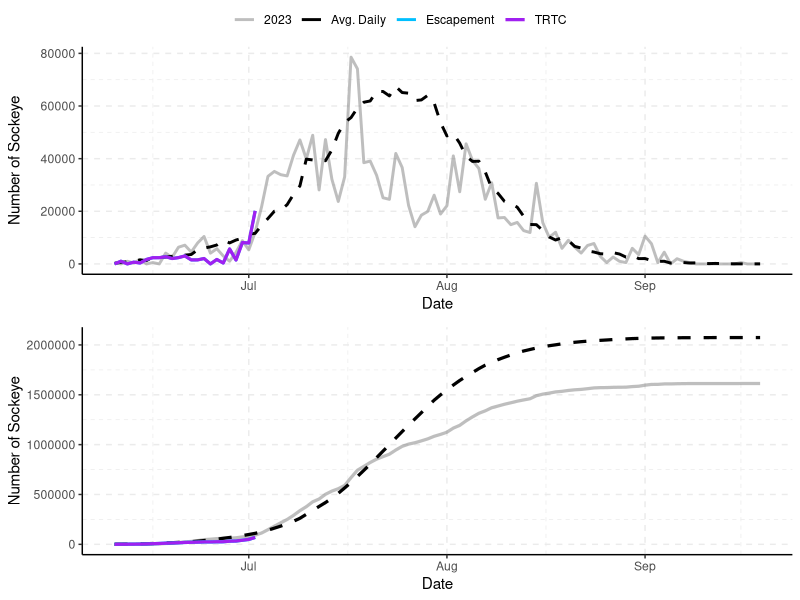
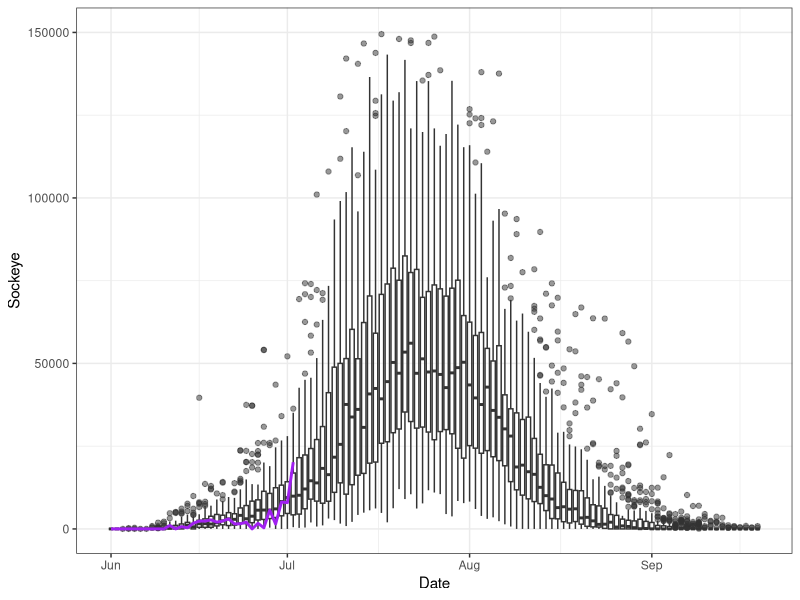
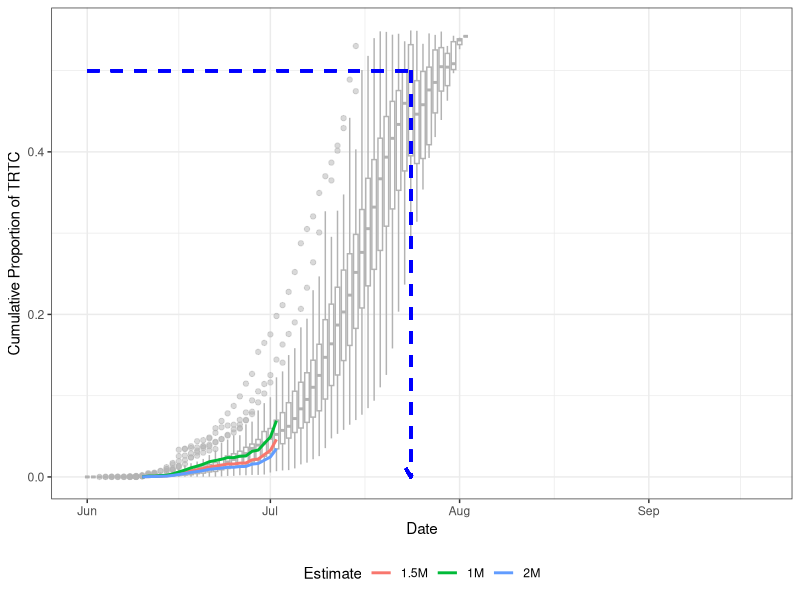
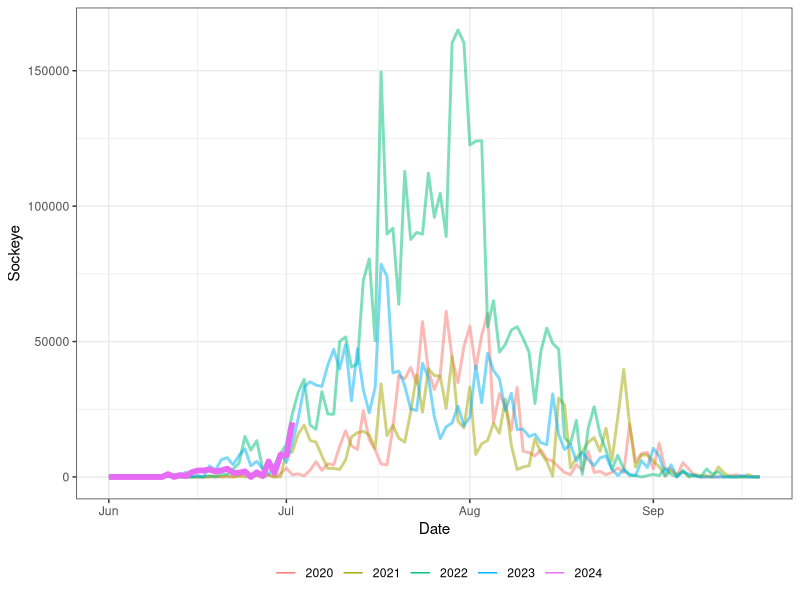
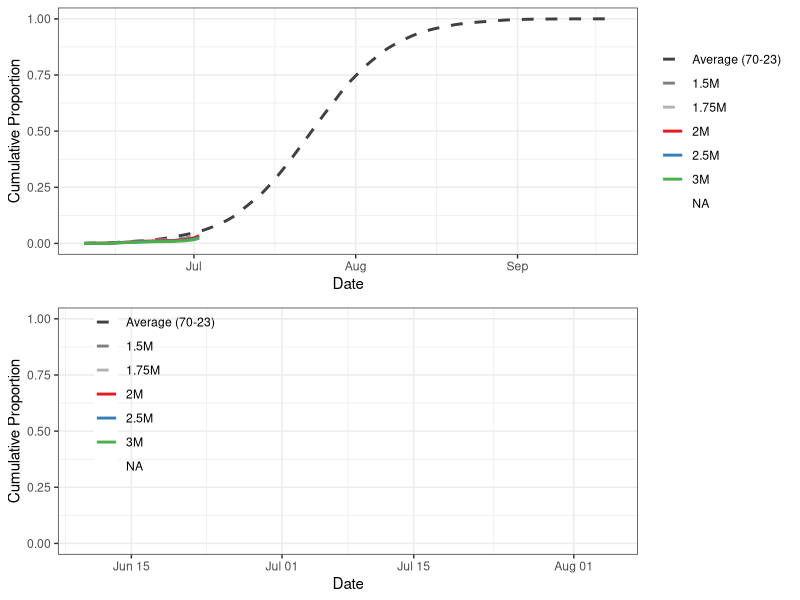
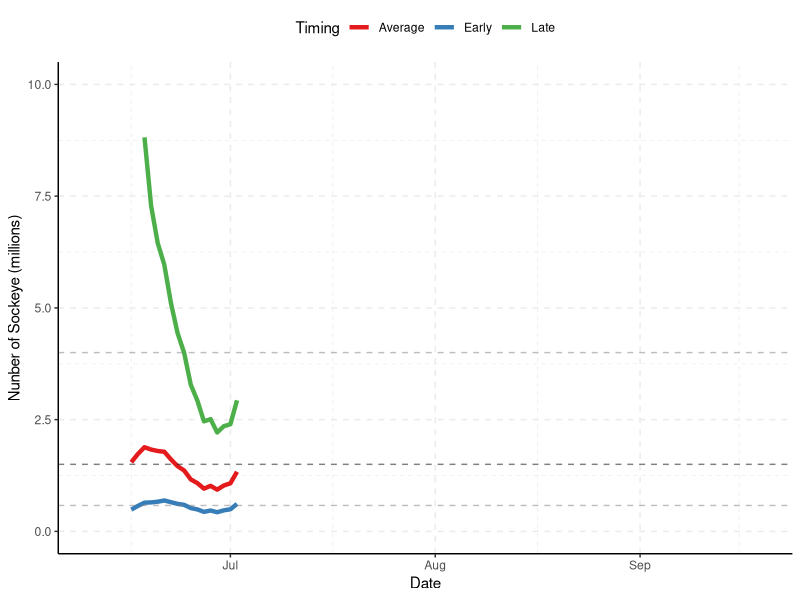
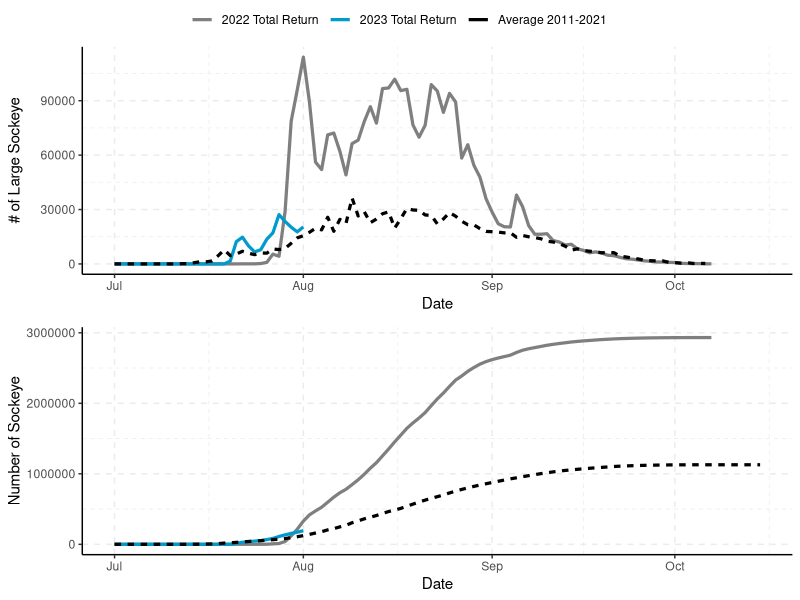
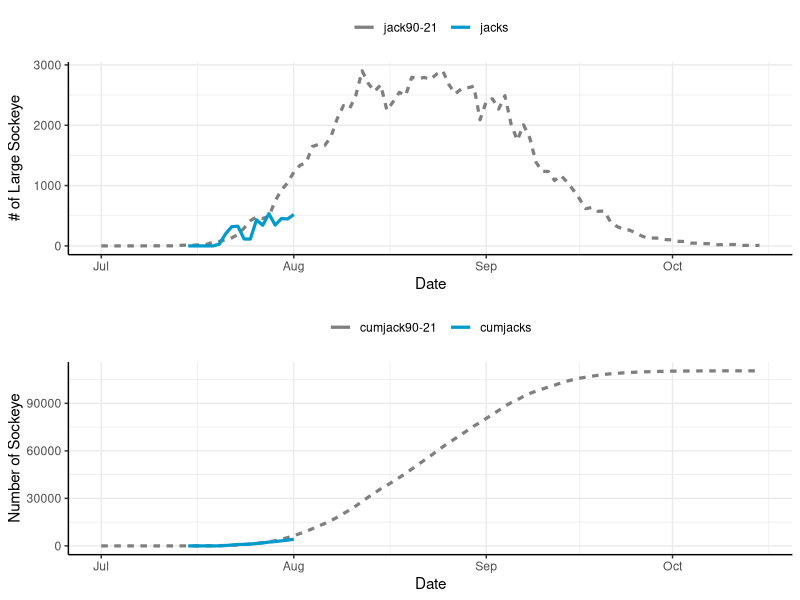

The R script that drew these images, in order:
## ---- chunk 1
library(tidyverse)
library(data.table)
library(readxl)
library(knitr)
library(ggpubr)
library(kableExtra)

options(scipen=10000)
## ---- chunk 2
data<-read_excel("data/tyee and catch and fence in-season updates 2024.xlsx",sheet="Tyee")
data$Date<-as.Date(data$Date)
## ---- chunk 3
tyee.day<-as.Date("2024-07-04")
tyee.date<-"July 4"
fence.day<-as.Date("2024-07-04")
fence.date<-"July 4"
## ---- chunk 4
i<-match(tyee.day,data$Date)

average<-data$average[i]

e<-data$cumtyee[i]
t<-data$cumtrtc[i]
c<-data$cumcatch[i]

avgper<-round(data$Runtiming[i],3)*100
earlyper<-round(data$Runtiming[i+7],3)*100
lateper<-round(data$Runtiming[i-7],3)*100

#stat2<-data.frame(`Cumulative to Date`=c("Escapement Past Tyee","TRTC (Escapement+Catch)","Catch (preliminary"),`Number of Sockeye`=c(e,t,c))
#kable(stat2,caption=paste0("Cumulative escapement, TRTC, and catch to ",todate,"."))

stat3<-data.frame(`Cumulative to Date`=c("Escapement Past Tyee","TRTC (Escapement+Catch)","Catch (preliminary)"),`Number of Sockeye`=c(e,t,c),
                  `Run Timing`=c("Average","One week early","One week late"),`Percent Through`=c(avgper,earlyper,lateper))

kable(stat3,caption=paste0("Cumulative escapement, TRTC, and catch to ",tyee.date,"."))

## ---- chunk 5
escandtrtcdaily<-data%>%select(Date,Escapement=esctyee,TRTC=`dailytrtc`,`Avg. Daily`=`average70-23`,"2023"=esc23)%>%
  pivot_longer(2:5,values_to="Number of Sockeye",names_to="Type")%>%
  mutate(lt=case_when(Type=="Escapement"|Type=="TRTC"~"2024",
                      Type=="Avg. Daily"~"Average",
                      Type=="2023"~"2023"))

t1<-ggplot(escandtrtcdaily,aes(x=Date,y=`Number of Sockeye`,color=Type,linetype=lt,size=Type,alpha=Type))+
  geom_line()+
  scale_size_manual(values=c(1,1,1,1.1))+
  scale_alpha_manual(values=c(.5,1,1,1))+
  scale_color_manual(values=c("grey50","black","deepskyblue1","purple"))+
  scale_linetype_manual(values=c("solid","solid","dashed"))+
  theme_classic()+
  grids(linetype = "dashed")+
  theme(legend.title = element_blank(),legend.position = "top")+
  guides(linetype="none")


escandtrtccum<-data%>%select(Date,Escapement=cumtyee,TRTC=cumtrtc,`Avg. Cumulative`=`cum70-23`,"2023"=cum23)%>%
  pivot_longer(2:5,values_to="Number of Sockeye",names_to="Type")%>%
  mutate(lt=case_when(Type=="Escapement"|Type=="TRTC"~"2024",
                      Type=="Avg. Cumulative"~"Average",
                      Type=="2023"~"2023"))

t2<-ggplot(escandtrtccum,aes(x=Date,y=`Number of Sockeye`,color=Type,linetype=lt,alpha=Type))+
  geom_line(linewidth=1.1)+
  scale_linetype_manual(values=c("solid","solid","dashed"))+
  scale_size_manual(values=c(1,1,1,1.1))+
  scale_alpha_manual(values=c(.5,1,1,1))+
  scale_color_manual(values=c("grey50","black","deepskyblue1","purple"))+
  theme_classic()+
  grids(linetype = "dashed")+
  theme(legend.title = element_blank(),legend.position = "top")+
  guides(linetype="none")
## ---- chunk 6
#| label: fig-plot
#| echo: false
#| results: asis
#| message: false
#| warning: false
#| fig-cap: "Daily (top) and cumulative (bottom) estimated escapement and TRTC (escapement + adjusted catch) at the Tyee test fishery versus the 1985-2023 average."
#| fig-height: 8

ggarrange(t1,t2,align="v",ncol=1,common.legend = TRUE)

## ---- chunk 7
#| label: fig-daily-boxplot
#| echo: false
#| message: false
#| warning: false
#| fig-cap: "Daily run through Tyee (uncorrected) from 1970-2023. 2024 run is shown in purple."
#| fig-height: 5

daily<-read_excel("data/tyee and catch and fence in-season updates 2024.xlsx",sheet="tyee daily")

gg.daily<-daily%>%
  pivot_longer("1970":"2024",names_to="Year",values_to="Sockeye")%>%
  mutate(Year=as.numeric(Year))

ggplot(gg.daily,aes(x=Date,y=Sockeye,group=Date))+
  geom_boxplot(fill="white",alpha=.5)+
      geom_line(data=gg.daily%>%filter(Year==2024),aes(x=Date,y=Sockeye,group=1),color="purple",linewidth=1)+
  ylim(0,150000)+
  theme_bw()
## ---- chunk 8
#| label: fig-daily-cumulative-boxplot
#| echo: false
#| message: false
#| warning: false
#| fig-cap: "Daily cumulative proportion of the sockeye run through Tyee (uncorrected) from 1970-2023. The 2024 run estimates are shown by the coloured lines. Each line represents the proportion through based on a final season estimate shown in the legend. For example, the red line is based on a final TRTC of 1.5M, with the line showing the cumulative number of sockeye through on each date / 1.5M. Until we have the true final TRTC, we will not be able to calculate the true cumulative proportion. This is done to give an idea of run-timing and whether the pre-season forecast is likely to be close to the in-season estimate. The blue dashed line indicates the long-term average 50% through date."
#| fig-height: 5

dailycum<-read_excel("data/tyee and catch and fence in-season updates 2024.xlsx",sheet="tyee pcum")

gg.daily.pcum<-dailycum%>%select("Date":"2023")%>%
  pivot_longer("1970":"2023",names_to="Year",values_to="Sockeye")%>%
  mutate(Year=as.numeric(Year))

data2<-data.frame(date=data$Date,cumtrtc=data$cumtyee)%>%
  mutate(`1M`=cumtrtc/1000000,
         `1.5M`=cumtrtc/1500000,
         `2M`=cumtrtc/2000000)%>%
  pivot_longer(`1M`:`2M`,names_to="estimate",values_to="p")%>%
  select(-cumtrtc)


ggplot(gg.daily.pcum,aes(x=Date,y=Sockeye,group=Date))+
  geom_boxplot(fill="white",color="grey70",alpha=.5)+
    geom_line(data=data2,aes(x=as.POSIXct(date),y=p,color=estimate,group=estimate),linewidth=1,linewidth=1)+
    geom_segment(aes(x=as.POSIXct("2024-06-01"),y=.5,xend=as.POSIXct("2024-07-24"),yend=.5),color="blue",linewidth=1,linetype="dashed")+
  geom_segment(aes(x=as.POSIXct("2024-07-24"),y=.5,xend=as.POSIXct("2024-07-24"),yend=0),color="blue",arrow = arrow(length=unit(.25, 'cm')),linewidth=1,linetype="dashed")+
  #ylim(0,150000)+
    theme_bw()+
  ylim(0,.55)+
  labs(color="Estimate",y="Cumulative Proportion of TRTC")+
  theme(legend.position = "bottom")

## ---- chunk 9
#| label: fig-tyee2
#| echo: false
#| warning: false
#| message: false
#| fig-cap: "Daily run through Tyee (uncorrected) since 2020. 2024 run is shown in purple."
#| fig-height: 5

gg.daily2<-gg.daily%>%filter(Year>=2020)%>%
  mutate(per=ifelse(Year==2024,"current","past"))

ggplot(gg.daily2,aes(x=Date,y=Sockeye,color=factor(Year),linewidth=per,alpha=per))+
  geom_line()+
  scale_linewidth_manual(values=c(2,1))+
  scale_alpha_manual(values=c(1,.5))+
  theme_bw()+
  guides(alpha="none",linewidth="none")+
  labs(color="")+
  theme(legend.position = "bottom")


## ---- chunk 10
#| label: fig-cumu
#| include: false
#| echo: false
#| message: false
#| warning: false
#| fig-cap: "Cumulative estimated daily proportion of TRTC based on 1985-2021 average."
#| fig-height: 8

i<-match(tyee.day,data$Date)

early<-data$early[i]
average<-data$average[i]
late<-data$late[i]

names(data)

pcum<-data%>%select(Date,cumtrtc,"Average (70-23)"=`pcum70-23`)%>%
  mutate(`1.5M`=cumtrtc/1500000,
         `1.75M`=cumtrtc/1750000,
         `2M`=cumtrtc/2000000,
         `2.5M`=cumtrtc/2500000,
         `3M`=cumtrtc/3000000,
         "Early (70-23)"=lead(`Average (70-23)`,7),
         "Late (70-23)"=lag(`Average (70-23)`,7))%>%
  select(-cumtrtc)%>%
  pivot_longer(2:9,names_to="Type",values_to="cp")%>%
  mutate(Type=factor(Type,levels=c("Early (85-21)","Average (70-23)", "Late (85-21)"
                                   ,"1.5M","1.75M","2M","2.5M","3M")))

cols<-RColorBrewer::brewer.pal(5, "Set1")

g1<-ggplot(pcum,aes(x=Date,y=cp,color=Type,linetype=Type))+
  geom_line(size=1)+
  scale_colour_manual(values=c("grey25","grey50","grey70",cols))+
  scale_linetype_manual(values=c("dashed","dashed","dashed","solid","solid","solid","solid","solid"))+
  theme_bw()+
  labs(y="Cumulative Proportion")+
  theme(legend.title=element_blank(),legend.background = element_blank())

g2<-ggplot(pcum,aes(x=Date,y=cp,color=Type,linetype=Type))+
  geom_line(size=1)+
  scale_colour_manual(values=c("grey25","grey50","grey70",cols))+
  scale_linetype_manual(values=c("dashed","dashed","dashed","solid","solid","solid","solid","solid"))+
  theme_bw()+
  labs(y="Cumulative Proportion")+
  theme(legend.title=element_blank(),legend.position=c(.17,.65),legend.background = element_blank())+
  ylim(0,1)+
  xlim(as.Date("2023-06-10"),as.Date("2023-08-05"))

ggarrange(g1,g2,align="v",ncol=1)

## ---- chunk 11
#| label: fig-table
#| echo: false
#| results: asis

i<-match(tyee.day,data$Date)

early<-round(data$early[i],0)
average<-round(data$average[i],0)
late<-round(data$late[i],0)

stat1<-data.frame(`Run-Timing`=c("Early","Average","Late"),`Forecasted Final Run Size`=c(early,average,late))

kable(stat1,caption="Forecasted sockeye final TRTC based on 1 week early, average and 1 week late run-timing.")

## ---- chunk 12
#| label: fig-fore
#| echo: false
#| warning: false
#| fig-cap: "Forecasted final TRTC of Skeena sockeye based on the simple scalar run-timing model. The dashed horizontal lines show the median p50 value of the pre-season forecast (black), and the 90% confidence intervals (grey)."
#| fig-height: 4

tyeemodel<-data%>%select(Date,Early=early,Average=average,Late=late)%>%
  pivot_longer(2:4,values_to="Number of Sockeye",names_to="Timing")

ggplot(tyeemodel,aes(x=Date,y=`Number of Sockeye`/10^6,color=Timing))+
  geom_line(size=1.5)+
  labs(y="Nunber of Sockeye (millions)")+
  scale_color_brewer(palette="Set1")+
  theme_classic()+
  ylim(0,10)+
  geom_hline(yintercept=.580,linetype="dashed",alpha=.5,color="grey50")+
  geom_hline(yintercept=1.5,linetype="dashed",alpha=.5,color="black")+
  geom_hline(yintercept=4,linetype="dashed",alpha=.5,color="grey50")+
  grids(linetype = "dashed")+
  theme(legend.position = "top")
## ---- chunk 13
#| echo: false
#| results: asis
#| include: false

fence<-read_excel("data/tyee and catch and fence in-season updates 2023.xlsx",sheet="Babine")
fence$Date<-as.Date(fence$Date)
## ---- chunk 14
#| label: fig-table2
#| echo: false
#| results: asis
#| include: false

i<-match(fence.day,fence$Date)

totalrun<-fence$cumrun[i]
cumjacks<-fence$cumjacks[i]

stat2<-data.frame(`Babine Fence`=c("Large Sockeye","Jacks"),`Total Run`=c(totalrun,cumjacks))

kable(stat2,caption=paste0("Cumulative large sockeye and jacks to Babine River fence to ",fence.date,".")) %>% kable_styling(latex_options = "HOLD_position")

## ---- chunk 15
#| echo: false
#| warning: false
#| include: false

fencedaily<-fence%>%select(Date,`2023 Total Return`=totalrun,`2022 Total Return`=dailyTR.2022,`Average 2011-2021`=`avg11-21`)%>%
  pivot_longer(2:4,values_to="Number of Sockeye",names_to="Type")%>%
  mutate(lt=case_when(Type=="2022 Total Return"|Type=="2023 Total Return"~"Annual",
                      Type=="Average 2011-2021"~"Average"))

b1<-ggplot(fencedaily,aes(x=Date,y=`Number of Sockeye`,color=Type,linetype=lt))+
  geom_line(size=1.1)+
  scale_color_manual(values=c("grey50","deepskyblue3","black"))+
  theme_classic()+
  grids(linetype = "dashed")+
  theme(legend.title = element_blank(),legend.position = "top")+
  guides(linetype="none")+
  labs(y="# of Large Sockeye")

fencecum<-fence%>%select(Date,`2023 Total Return`=cumrun,`Average 2011-2021`=`cumavg11-21`,`2022 Total Return`=cumTR.2022)%>%
  pivot_longer(2:4,values_to="Number of Sockeye",names_to="Type")%>%
  mutate(lt=case_when(Type=="2022 Total Return"|Type=="2023 Total Return"~"Annual",
                      Type=="Average 2011-2021"~"Average"))

b2<-ggplot(fencecum,aes(x=Date,y=`Number of Sockeye`,color=Type,linetype=lt))+
  geom_line(size=1.1)+
  scale_color_manual(values=c("grey50","deepskyblue3","black"))+
  theme_classic()+
  grids(linetype = "dashed")+
  theme(legend.title = element_blank(),legend.position = "top")+
  guides(linetype="none")

## ---- chunk 16
#| label: fig-babine
#| echo: false
#| warning: false
#| fig-cap: "Top panel: Total run to Babine fence for 2023 compared to 2022 (recent highest year) and the average from 2011-2021. Bottom panel: Cumulative estimated run to the Babine fence for 2023 and the average from 2011-2021."
#| include: false
#| fig-height: 5.5

ggarrange(b1,b2,ncol=1,align="v",common.legend = TRUE)

## ---- chunk 17
#| echo: false
#| warning: false
#| include: false

fencejacks<-fence%>%select(Date,jacks=dailytotaljacks,`jack90-21`)%>%
  pivot_longer(2:3,values_to="Number of Sockeye",names_to="Type")%>%
  mutate(lt=case_when(Type=="jacks"~"Annual",
                      Type=="jack90-21"~"Average"))

j1<-ggplot(fencejacks,aes(x=Date,y=`Number of Sockeye`,color=Type,linetype=lt))+
  geom_line(size=1.1)+
  scale_color_manual(values=c("grey50","deepskyblue3","black"))+
  theme_classic()+grids()+
  theme(legend.title = element_blank(),legend.position = "top")+
  guides(linetype="none")+
  labs(y="# of Large Sockeye")

jackscum<-fence%>%select(Date,cumjacks,`cumjack90-21`)%>%
  pivot_longer(2:3,values_to="Number of Sockeye",names_to="Type")%>%
  mutate(lt=case_when(Type=="cumjacks"~"Annual",
                      Type=="cumjack90-21"~"Average"))

j2<-ggplot(jackscum,aes(x=Date,y=`Number of Sockeye`,color=Type,linetype=lt))+
  geom_line(size=1.1)+
  scale_color_manual(values=c("grey50","deepskyblue3","black"))+
  theme_classic()+grids()+
  theme(legend.title = element_blank(),legend.position = "top")+
  guides(linetype="none")

## ---- chunk 18
#| label: fig-cumu_bab
#| echo: false
#| warning: false
#| fig-cap: "Daily (top) and cumulative (bottom) estimated total run of sockeye jacks in 2023 at the Babine Fence versus the 1990-2021 average."
#| include: false
#| fig-height: 6

ggarrange(j1,j2,align="v",ncol=1)

## ---- chunk 19
#| label: fig-diff
#| echo: false
#| fig-cap: "Estimated difference in sockeye between escapement past Tyee and the Babine Fence based on 3 week migration timing, 10% non-Babine stocks, and in-river FSC and demo catch to date. The solid blue line is the escapement past Tyee, the dotted green line is the expected run at the Babine fence, the solid black line is the actual total run at the fence, and the red line is the difference between the black line and green line (fence run - expected run)."
#| include: false
#| fig-height: 6

#Explanation for figure
#This comparison aims to provide a coarse idea on the catchability at Tyee. #The red line in the figure below shows the difference between the escapement #past Tyee and the total run being counted at the Babine Fence, based on some #assumptions. These assumptions include 3 week migration timing, 10% #non-Babine stock composition and a rough estimate of in-river FSC and demo #harvest to date between Tyee and Babine. In 2023 some sockeye were missed #due to the delay from wildfire evacuations, however DFO and LBN staff #indicate that no sockeye were visible below the fence when it was evacuated, #and therefore the number of sockeye missed was probably fairly low. #Additional analysis will be required to provide an estimate of the number of #missed sockeye.

pernonbabine<-.1

ty<-data%>%select(Date, Observed.Tyee=cumtyee)
fe<-fence%>%select(Date,Actual.Fence=cumrun)

inrivercatch<-read_excel("data/tyee and catch and fence in-season updates 2023.xlsx",sheet="inriver catch")
inrivercatch$Date<-as.Date(inrivercatch$Date)

ca<-inrivercatch%>%select(Date,inriver.harvest)

comp<-merge(ty,fe,all=TRUE)%>%merge(ca,all=TRUE)%>%
  mutate(Expected.Babine=lag((1-pernonbabine)*Observed.Tyee,21),
         `Difference @ 3 Weeks`=Actual.Fence-Expected.Babine-inriver.harvest)%>%
  select(-inriver.harvest)%>%
  pivot_longer(2:5,names_to="Count",values_to="Fish")

ggplot(comp,aes(x=Date,y=Fish,color=Count,size=Count,linetype=Count))+
  geom_line()+
  theme_classic()+grids()+
  scale_colour_manual(values=c("black","red","seagreen4","blue"))+
  scale_linetype_manual(values=c("solid","solid","dashed","solid"))+
  scale_size_manual(values=c(2,1,1,1.5))+
  theme(legend.position="top")+
  labs(y="Number of Large Sockeye")+
  ylim(-250000,1500000)

## ---- chunk 20
#| echo: false
#| warning: false
#| include: false

hcr<-data.frame(TRTC=c(0,1050000,2000000,4000000,5000000),
                HR=c(0,0,.2,.4,.4))

p1<-ggplot(hcr,aes(x=TRTC/10^6,y=HR))+
  geom_line(size=1.1)+
  geom_vline(xintercept=average/10^6,linetype="dashed",col="#E41A1C")+
  geom_vline(xintercept=late/10^6,linetype="dashed",col="#4DAF4A")+
  geom_vline(xintercept=early/10^6,linetype="dashed",col="#377EB8")+
  theme_bw()+
  ylim(0,1)+
  labs(y="Canadian Harvest Rate",x="Skeena sockeye return to Canada (millions)")

data<-data%>%rowwise()%>%mutate("TAC-average"=case_when(average<1050000~0,
                          average>=1050000&average<2000000~((average-1050000)/(2000000-1050000)*(.2-.0)+0)*average,
                          average>=2000000&average<4000000~((average-2000000)/(4000000-2000000)*(.4-.2)+.2)*average,
                          average>=4000000~.4*average),
                          "TAC-late"=case_when(late<1050000~0,
                          late>=1050000&late<2000000~((late-1050000)/(2000000-1050000)*(.2-.0)+0)*late,
                          late>=2000000&late<4000000~((late-2000000)/(4000000-2000000)*(.4-.2)+.2)*late,
                          late>=4000000~.4*late),
                          "TAC-early"=case_when(early<1050000~0,
                          early>=1050000&early<2000000~((early-1050000)/(2000000-1050000)*(.2-.0)+0)*early,
                          early>=2000000&early<4000000~((early-2000000)/(4000000-2000000)*(.4-.2)+.2)*early,
                          early>=4000000~.4*early))

ggcatch<-data%>%select(Date,`Cumulative Catch 2023`=cumcatch,
                       `TAC-average`,`TAC-early`,`TAC-late`)%>%
  pivot_longer(2:5,names_to="Catch Type",values_to="Catch")%>%
  filter(Date>"2023-07-01"&Date<"2023-08-15")


p2<-ggplot(ggcatch,aes(x=Date,y=Catch,color=`Catch Type`,size=`Catch Type`,linetype=`Catch Type`))+
  geom_line(size=1.1)+
  scale_color_manual(values=c("black","#E41A1C","#377EB8","#4DAF4A"))+
  scale_size_manual(values=c(2,1,1,1))+
  scale_linetype_manual(values=c("solid","dashed","dashed","dashed"))+
  theme_bw()+
  labs(y="Number of Sockeye")+
  theme(legend.position="top")

catch<-data%>%select(Date,Gillnet=gncatch,Seine=sncatch)%>%
  pivot_longer(2:3,names_to="Gear",values_to="Catch")%>%
    filter(Date>"2023-07-01"&Date<"2023-08-15")

p3<-ggplot(catch,aes(x=Date,y=Catch,fill=Gear))+
  geom_col()+
  scale_fill_brewer(palette="Set1")+
  theme_bw()+
  theme(legend.position="top")

cpue<-data%>%select(Date,gncatch,sncatch,gneffort,sneffort)%>%
  mutate(Gillnet=gncatch/gneffort,Seine=sncatch/sneffort)%>%
  select(Date,Gillnet,Seine)%>%
  pivot_longer(2:3,names_to="Gear",values_to="CPUE")%>%
  filter(Date>"2023-07-01"&Date<"2023-08-15")

p4<-ggplot(cpue,aes(x=Date,y=CPUE,color=Gear))+
  geom_line()+geom_point()+
  scale_color_brewer(palette="Set1")+
  theme_bw()+
  theme(legend.position = "top")+
  labs(y="Sockeye CPUE")+
  expand_limits(y=0)

## ---- chunk 21
#| label: kitwanga
#| echo: false
#| warning: false
#| include: false
## ---- chunk 22
#| label: fig-skeena
#| echo: false
#| warning: false
#| fig-cap: "Top panel: The Skeena sockeye harvest control rule based on TRTC. Bottom panel: Cumulative Area 4 gillnet and seine sockeye catch versus daily estimates of TAC based on early (blue), average (red), and late (green) run-timing from the in-season TRTC model."
#| include: false
#| fig-height: 6

ggarrange(p1,p2,ncol=1,align="v")

## ---- chunk 23
#| label: fig-gill
#| echo: false
#| warning: false
#| fig-cap: "Top panel: Area 4 gillnet and seine sockeye catch. Bottom panel: CPUE of gillnet and seine based on daily catch/daily effort. Note that some values are preliminary."
#| include: false
#| fig-height: 6

ggarrange(p3,p4,ncol=1,align="v")
## ---- chunk 24
#| label: fig-demo
#| echo: false
#| warning: false
#| fig-cap: "Catches of sockeye in First Nations Area 4 demo fisheries."
#| include: false
#| fig-height: 4

demo.data<-read_excel("data/tyee and catch and fence in-season updates 2023.xlsx",sheet="demo catches")
demo.data$date<-as.Date(demo.data$date)

demo.totals<-demo.data%>%group_by(Nation=nation)%>%summarise("Total Demo Sockeye Catch"=sum(pieces))

total.demo.catch=sum(demo.totals$`Total Demo Sockeye Catch`)

total.row<-tibble(Nation="Total","Total Demo Sockeye Catch"=total.demo.catch)

demo.table<-rbind(demo.totals,total.row)

kable(demo.table,caption="Total Area 4 First Nations demo catches of sockeye.")%>%
  row_spec(3,hline_after=T) %>% kable_styling(latex_options = "HOLD_position")

ggplot(demo.data,aes(x=date,y=pieces,fill=nation))+
  geom_col()+
  labs(y="Number of Sockeye",x="Date",fill="Nation")+
  theme_bw()+
  xlim(c(as.Date("2023-07-01"),as.Date("2023-09-01")))


## ---- chunk 25
#| label: fig-other
#| echo: false
#| message: false
#| warning: false
#| fig-cap: "Number of other species caught and released (coho, chinook, chum and steelhead), or kept (pinks)."
#| include: false
#| fig-height: 7

othercatch<-read_excel("data/tyee and catch and fence in-season updates 2023.xlsx",sheet="gncatch")

#oc2<-othercatch%>%pivot_longer(4:10,names_to="Species",values_to="Catch")%>%
#  mutate(cpue=Catch/effort)%>%
#  filter(Date>as.Date("2023-07-05")&Date<as.Date("2023-08-10"))%>%
#  mutate(type=ifelse(Species%in%c("Chinook (Released)","Chum (Released)","Steelhead (Released)","Coho (Released)"),"Released","Kept"))%>%
#  mutate(sp=case_when(Species=="Chinook (Released)"~"Chinook",
#                      Species=="Coho (Released)"~"Coho",
#                      Species=="Pink (Kept)"~"Pink Kept",
#                      Species=="Pink (Released)"~"Pink Rel",
#                      Species=="Chum (Released)"~"Chum",
#                      Species=="Steelhead (Released)"~"Steelhead",
#                      Species=="Sockeye (Kept)"~"Sockeye"))

oc2<-othercatch%>%pivot_longer(4:10,names_to="Species",values_to="Catch")%>%
  mutate(cpue=Catch/effort)%>%
  filter(Date>as.Date("2023-07-05")&Date<as.Date("2023-08-10"))%>%
  mutate(type=ifelse(Species%in%c("Chinook (Released)","Chum (Released)","Steelhead (Released)","Coho (Released)"),"Released","Kept"))%>%
  mutate(sp=case_when(Species=="Chinook (Released)"~"Chinook",
                      Species=="Coho (Released)"~"Coho",
                      Species=="Pink (Kept)"~"Pink",
                      Species=="Pink (Released)"~"Pink",
                      Species=="Chum (Released)"~"Chum",
                      Species=="Steelhead (Released)"~"Steelhead",
                      Species=="Sockeye (Kept)"~"Sockeye"),
         dis=case_when(Species=="Chinook (Released)"~"Released",
                      Species=="Coho (Released)"~"Released",
                      Species=="Pink (Kept)"~"Kept",
                      Species=="Pink (Released)"~"Released",
                      Species=="Chum (Released)"~"Released",
                      Species=="Steelhead (Released)"~"Released",
                      Species=="Sockeye (Kept)"~"Kept"))

#ggplot(oc2,aes(x=Date,y=Catch,color=gear))+
#  geom_line()+geom_point()+
#  theme_classic()+
#  grids()+
#  facet_wrap(~Species,ncol=2,scales="free_y")+
#  theme(legend.position="top")+
#  expand_limits(y=0)

ggplot(oc2,aes(x=Date,y=Catch,color=gear))+
  geom_line()+geom_point()+
  theme_bw()+
  grids()+
  #facet_wrap(~Species,ncol=2,scales="free_y")+
  facet_grid(sp~dis,scales="free_y")+
  theme(legend.position="top")+
  expand_limits(y=0)

## ---- chunk 26
#| label: fig-other_cpue
#| echo: false
#| message: false
#| warning: false
#| fig-cap: "CPUE of other species caught and released (coho, chinook, chum and steelhead), or kept (pinks) by gillnets."
#| include: false
#| fig-height: 7

gncpue<-oc2%>%filter(gear=="gillnet")

ggplot(gncpue,aes(x=Date,y=cpue))+
  geom_line()+geom_point()+
  theme_bw()+
  grids()+
  #facet_wrap(~Species,ncol=2,scales="free_y")+
  facet_grid(sp~dis,scales="free_y")+
  theme(legend.position="top")
## ---- chunk 27
#| label: fig-seine
#| echo: false
#| message: false
#| warning: false
#| fig-cap: "CPUE of other species caught and released (coho, chinook, chum and steelhead), or kept (pinks) by seines."
#| include: false
#| fig-height: 7

sncpue<-oc2%>%filter(gear=="seine")

ggplot(sncpue,aes(x=Date,y=cpue))+
  geom_line()+geom_point()+
  theme_bw()+
  grids()+
  #facet_wrap(~Species,ncol=2,scales="free_y")+
  facet_grid(sp~dis,scales="free_y")+
  theme(legend.position="top")
## ---- chunk 28
#| label: fig-area4
#| echo: false
#| message: false
#| warning: false
#| fig-cap: "Total catch of other species caught and kept or released (coho, pinks, chinook, chum and steelhead) by gillnets and seines in the marine Area 4 commercial fishery."
#| include: false
#| fig-height: 6

oc.total<-oc2%>%group_by(gear,Species=sp,dis)%>%summarise(total=sum(Catch,na.rm=TRUE))

oc.table<-oc.total%>%pivot_wider(names_from=c("gear","dis"),values_from="total")%>%replace(is.na(.),0)

kable(oc.table,caption=paste0("Total catch of coho, chum, chinook, pink and steelhead in the commercial gillent and seine fisheries to ",tyee.date,"."))

ggplot(oc.total,aes(x=Species,y=total,fill=gear))+
  geom_col()+
  scale_color_brewer(palette="Set1")+
  #geom_text(aes(label=total),vjust=-.3,color="black")+
  facet_wrap(~dis,ncol=1,scales="free_y")+
  theme_bw()+
  labs(y="Total Catch",x="Species")+
  scale_y_continuous(expand=c(.1,0))+
  theme(strip.background = element_blank())

## ---- chunk 29
#| echo: false
#| include: false
#| warning: false
#| message: false

rt<-read_excel("data/rt karl.xlsx",sheet="Sheet1")

n=10000

rtm<-data.frame()

for (i in 1:nrow(rt)){
  u<-rt$MeanJulian[i]
  sd<-rt$SD[i]
  
  g<-data.frame(stock=rt$Stock[i],dev=rnorm(n,rt$MeanJulian[i],rt$SD[i]))
  rtm<-rbind(rtm,g)
  
}

#as.numeric(format(as.Date("2022-08-07"), "%j"))

days<-format(seq(as.Date("2022-06-01"),as.Date("2022-09-15"),10),"%b-%d")

rtm2<-rtm%>%filter(dev>=152&dev<=258)%>%group_by(stock)%>%mutate(u=mean(dev))

## ---- chunk 30
#| label: fig-boxp
#| echo: false
#| fig-cap: "Boxplots of stock specific run-timing through Tyee. Based on 2000-2014 data provided by Karl English from updated NBRR work. The filled area of the box represents 50% of the run."
#| warning: false
#| message: false
#| fig-height: 8

ggplot(rtm2,aes(x=dev,y=reorder(stock,dev,FUN=median),fill=stock))+
  geom_boxplot()+
  theme_classic()+grids()+
  scale_y_discrete(limits=rev)+
  guides(fill="none")+
  labs(y="Stock",x="Date",title="Stock run-timing at Tyee based on 2000-2014 GSI",subtitle="NBRR data provided by Karl English July 2022")+
 scale_x_continuous(breaks=seq(152,258,10),labels=days)+
  theme(axis.text.x = element_text(angle=90))

## ---- chunk 31
#| label: fig-hist
#| echo: false
#| fig-cap: "Histograms of stock specific run-timing through Tyee. Based on 2000-2014 data provided by Karl English from updated NBRR work."
#| warning: false
#| message: false
#| fig-height: 8

ggplot(rtm2,aes(x=dev))+
  geom_histogram(aes(fill=stock),binwidth = 5,alpha=.3)+
  facet_grid(reorder(stock,dev,FUN=median)~.,scales="free_y",switch="y")+
  theme_classic()+grids()+
  theme(strip.text.y.left = element_text(angle=0,size=8),
        strip.placement="outside",
        axis.text.y=element_blank(),
        axis.ticks.y=element_blank(),
        strip.background = element_blank(),
        axis.text.x = element_text(angle=90))+
  labs(y="Stock",x="Date",title="Stock run-timing at Tyee based on 2000-2014 GSI",subtitle="NBRR data provided by Karl English July 2022")+
  geom_vline(aes(xintercept=u,color=stock), size=1,alpha=.5)+
  scale_x_continuous(breaks=seq(152,258,10),labels=days)+
  guides(fill="none",color="none")+
  annotate("rect", xmin = 196, xmax = 219, ymin = 0, ymax = Inf,alpha = .2)
  
## ---- chunk 32
#| label: fig-dens
#| echo: false
#| fig-cap: "Density plot of stock specific run-timing through Tyee. Based on 2000-2014 data provided by Karl English from updated NBRR work."
#| warning: false
#| message: false
#| fig-height: 8

ggplot(rtm2,aes(x=dev),color=stock)+
  geom_density(aes(fill=stock),alpha=.3)+
  #scale_fill_brewer(palette="Set1")+
  facet_wrap(~reorder(stock,dev,FUN=median),scales="free_y",ncol=1,strip.position="left")+
  theme_classic()+grids()+
   theme(strip.text.y.left = element_text(angle=0,size=8),
        strip.placement="outside",
        axis.text.y=element_blank(),
        axis.ticks.y=element_blank(),
        axis.ticks.x=element_blank(),
        strip.background = element_blank(),
        axis.text.x = element_text(angle=90),
        plot.caption.position="plot",
        plot.caption=element_text(hjust=.5))+
  geom_vline(aes(xintercept=u,color=stock), size=1,alpha=.5)+
  labs(y="Stock",x="Date",caption="Stock run-timing at Tyee based on average run-timing (2000-2014) plus 3 weeks.\nVertical lines show the mean for each stock, with the 2022 harvest window\nshown by the grey shaded box.\nData from Karl English from NBRR update provided July 2022.")+
  scale_x_continuous(breaks=seq(152,258,10),labels=days)+
  guides(fill="none",color="none")+
   annotate("rect", xmin = 196, xmax = 219, ymin = 0, ymax = Inf,alpha = .2)

#ggsave("Tyee stock run timing.png",dpi=600,height=8,width=7)
## ---- chunk 33
#| include: false

babrt<-rtm%>%filter(stock%in%c("Babine W Early","Babine W Middle","Babine W Late","Babine Pinkut","Babine Fulton"))%>%
  mutate(fencert=dev+21)

days<-format(seq(as.Date("2022-07-01"),as.Date("2022-10-07"),7),"%b-%d")
as.numeric(format(as.Date("2022-10-07"), "%j"))

babrt2<-babrt%>%filter(fencert>=182&fencert<=280)%>%group_by(stock)%>%mutate(med=mean(fencert))

babmed<-babrt%>%group_by(stock)%>%summarise(u=mean(fencert))

ggplot(babrt2,aes(x=fencert))+
  geom_density(aes(fill=stock),alpha=.3)+
  scale_fill_brewer(palette="Set1")+
  facet_wrap(~reorder(stock,dev,FUN=median),scales="free_y",ncol=1,strip.position="left")+
  theme_classic()+grids()+
  theme(strip.text.y.left = element_text(angle=0,size=8),
        strip.placement="outside",
        axis.text.y=element_blank(),
        axis.ticks.y=element_blank(),
        axis.ticks.x=element_blank(),
        strip.background = element_blank(),
        axis.text.x = element_text(angle=90),
        plot.caption.position="plot",
        plot.caption=element_text(hjust=0))+
  geom_vline(aes(xintercept =med,color=stock), size=1,alpha=.5)+
  scale_color_brewer(palette="Set1")+
  labs(y="Stock",x="Date",
  caption="Stock run-timing at Babine fence based on average Tyee run-timing (2000-2014) plus 3 weeks.\nData from Karl English from NBRR update provied July 2022.")+
  scale_x_continuous(breaks=seq(182,280,7),labels=days)+
  guides(fill="none",color="none")

#ggsave("Babine run timing for Donna.png",dpi=600,height=8,width=7)
